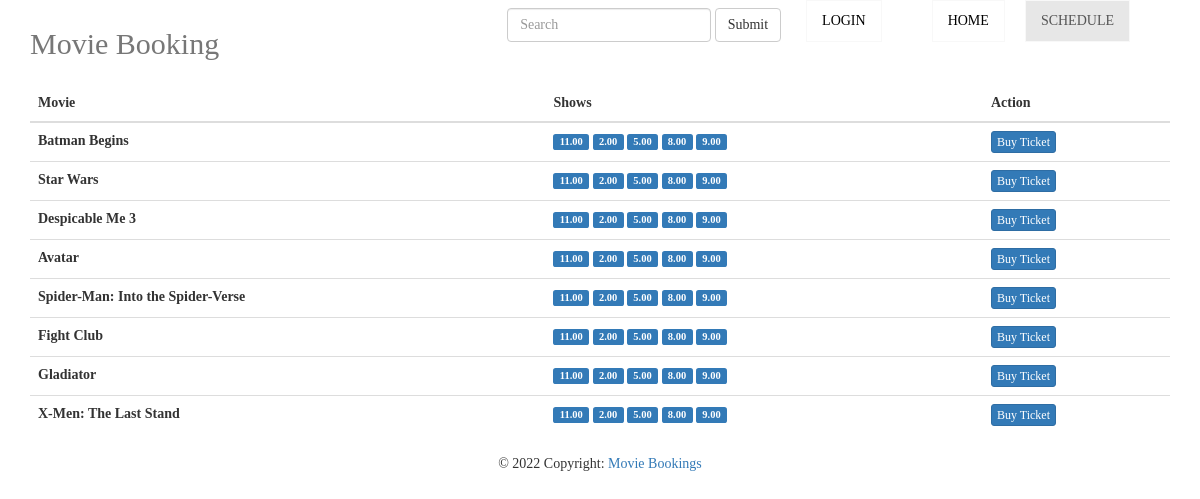
Page /schedule.php on the committed database.
### tables this page shows
CREATE TABLE `movielist` (
  `movieId` int(11) NOT NULL,
  `Name` varchar(255) DEFAULT NULL,
  `Genre` varchar(25) DEFAULT NULL,
  `Director` varchar(255) DEFAULT NULL,
  `Description` varchar(255) DEFAULT NULL,
  `image` varchar(255) DEFAULT NULL,
  `imdb` varchar(255) DEFAULT NULL
);

CREATE TABLE `timeslot` (
  `timeslotId` int(11) NOT NULL,
  `time` varchar(255) NOT NULL
);

### schedule.php (the view, shortened to what this page needs)
<?php
  include_once ('connect.php');
  ?>
  <!DOCTYPE html>
  <html lang="en"><head><meta http-equiv="Content-Type" content="text/html; charset=UTF-8">
    <link href="css/bootstrap.css" rel="stylesheet">
    <link href="css/style.css" rel="stylesheet">
    <link href="css/main.css" rel="stylesheet">
    </head>
<body background="background-color: #3a1e1e;">
  <div class="navbar-wrapper">
      <div class="">
        <nav class="navbar navbar-default navbar-static-top">
          <div class="container">
            <div class="navbar-header">
              <a class="navbar-brand" href="index.php"><h2>Movie Booking</h2></a>
            </div>
            <div id="navbar" class="navbar-collapse collapse float-right">
              <ul class="nav navbar-nav">
                <li><a href="index.php">Home</a></li>
                <li class="active"><a href="schedule.php">Schedule</a></li>
              </ul>
              <ul class="nav navbar-nav navbar-right">
                <li>
                <form class="navbar-form navbar-left" role="search">
                    <div class="form-group">
                      <input type="text" class="form-control" placeholder="Search">
                    </div>
                    <button type="submit" class="btn btn-default">Submit</button>
                  </form>
                </li>
                <li><a href="javascript:void(0)" onclick="openLoginModal();">Login </a></li>
              </ul>
            </div>
          </div>
        </nav>
      </div>
    </div>
    <div  class="container">
      <table id="fresh-table" class="table" width="100%" style="margin-top: 3%;">
        <thead>
          <th data-field="name" data-sortable="true">Movie</th>
          <th data-field="shows">Shows</th>
          <th>Action</th>
        </thead>
        <tbody>
          <?php
          $movieRes=$conn->query("select * from movielist;");
          while ($movieRow=$movieRes->fetch_object()) {
            ?>
            <tr>
              <td style="font-weight: bold;"><?php echo "".$movieRow->Name;?>
              </td>
              <td>
                <?php
                $movieTime=$conn->query("select * from timeSlot;");
                while ($movieTimeRow=$movieTime->fetch_object()) {
                  echo " <span class='label label-primary'>".$movieTimeRow->time."</span>";
                } ?>
              </td>
              <td>
                <a href="javascript:void(0)" onclick="openLoginModal()"; class="btn btn-primary btn-xs">Buy Ticket</a>
              </td>
            </tr>
            <?php  } ?>
          </tbody>
        </table>
      </div>
   <footer class="page-footer font-small blue">
        <div class="footer-copyright text-center py-3">© 2022 Copyright:
            <a href="/"> Movie Bookings</a>
        </div>
    </footer>
</body>
</html>

### css/style.css (style rules this page uses)
body { padding:0; margin:0; font-family: 'sans-serif'; background:#fff; }
body a { transition:0.5s all; -webkit-transition:0.5s all; -moz-transition:0.5s all; -o-transition:0.5s all; -ms-transition:0.5s all; }
h1,h2,h3,h4,h5,h6 { margin:0; font-family: 'sans-serif'; }
ul { margin:0; padding:0; }
.navbar-default { background-color: transparent; border-color: transparent; }
.navbar-default .navbar-nav > li > a { color: #000; text-transform: uppercase; border: 1px solid #f8f8f8; margin:0 10px; padding-top: 10px; padding-bottom: 10px; }
.navbar-nav { float: right; margin: 0; }
.navbar-collapse.collapse { padding: 0; }
.navbar { position: relative; min-height: 50px; margin-bottom: 0px; }
.navbar-header { float: left; width: 35%; }
.grid_5 h1, h2, h3, h4, h5, h6 { padding: 12px 0; }
@media screen and (max-width: 1280px) { .navbar-nav { margin-right: 30px; } }

### rows in the picture
movielist: Name "Batman Begins"
timeslot: time "11.00"
timeslot: time "2.00"
timeslot: time "5.00"
timeslot: time "8.00"
timeslot: time "9.00"
movielist: Name "Star Wars"
movielist: Name "Despicable Me 3"
movielist: Name "Avatar"
movielist: Name "Spider-Man: Into the Spider-Verse"
movielist: Name "Fight Club"
movielist: Name "Gladiator"
movielist: Name "X-Men: The Last Stand"
